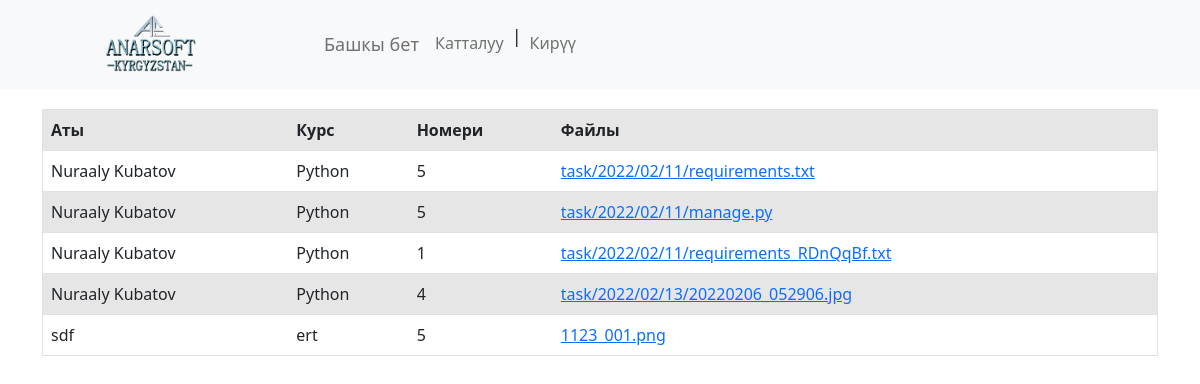
The app's page /task/task_list/ with its own data.
### task/models.py (models this page shows, shortened)
class Task(models.Model):
    name = models.CharField(max_length = 100, verbose_name="ФИО")
    cat = models.CharField(max_length=100,verbose_name="Курстун аталышы" )
    task_num = models.DecimalField(max_digits=5, decimal_places=0, verbose_name="Канчанчы сабак?" )
    media = models.FileField(upload_to='task/%Y/%m/%d/', verbose_name='Тапшырманын',  blank=True)
    class Meta:
        verbose_name = 'Тапшырма'
        verbose_name_plural = 'Тапшырмалар'
        ordering = ['cat']

### task/views.py (the view)
# urls.py: path('task_list/', list_task, name='task-list')
def list_task(request):
    task_object = Task.objects.all()
    return render(request, 'task/list_task.html', {'task_object': task_object, 'title': 'Тапшырмалардын тизмеси'})

### task/templates/task/list_task.html (shortened to what this page needs)
{% extends 'base.html' %}
{% block content %}
    <div class="task-list">
        <div class="task">
            <table border="1" width="1000" class='table table-striped'>
                <tr>
                    <th>Аты</th>
                    <th>Курс</th>
                    <th>Номери</th>
                    <th>Файлы</th>
                </tr>
                {% for task in task_object %}
                <tr>
                    <td>{{ task.name }}</td>
                    <td>{{ task.cat }}</td>
                    <td>{{ task.task_num }}</td>
                    <td><a href="{{ task.media.url }}">{{ task.media}}</a></td>
                </tr>
                {% endfor %}
            </table>
        </div>
    </div>
{% endblock %}

### records on screen
Task: name "Nuraaly Kubatov", cat "Python", task_num "5", media "task/2022/02/11/requirements.txt"
Task: name "Nuraaly Kubatov", cat "Python", task_num "5", media "task/2022/02/11/manage.py"
Task: name "Nuraaly Kubatov", cat "Python", task_num "1", media "task/2022/02/11/requirements_RDnQqBf.txt"
Task: name "Nuraaly Kubatov", cat "Python", task_num "4", media "task/2022/02/13/20220206_052906.jpg"
Task: name "sdf", cat "ert", task_num "5", media "1123_001.png"
